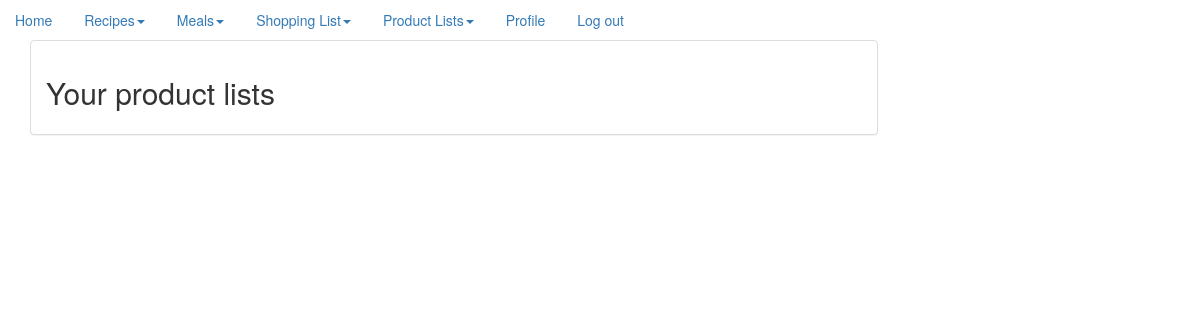
/product_lists/ (signed in), run on an earlier commit of the app's database.
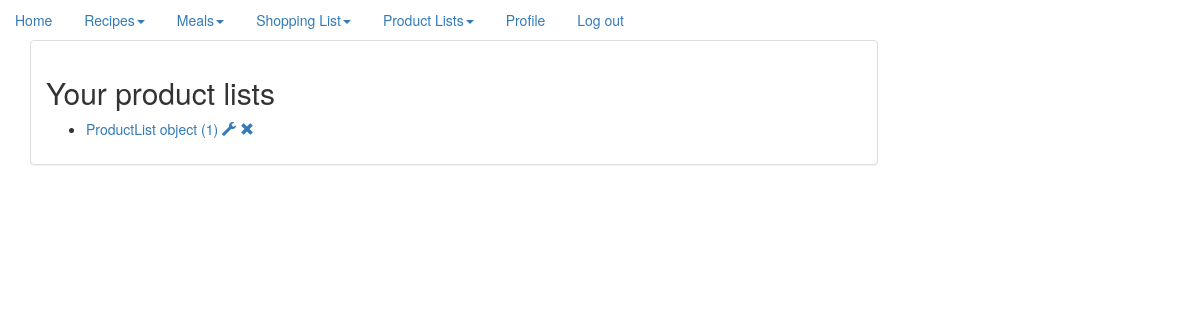
And on a later commit of the database.
### recipe/models.py (models this page shows)
class ProductList(models.Model):
    user = models.ForeignKey(User, on_delete=models.CASCADE)
    quantity = models.IntegerField()
    items = models.ForeignKey(ProductDetails)
    card = models.CharField(max_length=1024, blank=True)
    class Meta:
        ordering = ["-id"]

### website/views.py (the view)
# urls.py: url(r'^product_lists/', ShowProductLists.as_view()),
class ShowProductLists(LoginRequiredMixin, ListView):
    context_object_name = 'product_list'
    queryset = ProductList.objects.all()
    def get_context_data(self, **kwargs):
        queryset = ProductList.objects.filter(user=self.request.user)
        context = {
            'paginator': None,
            'page_obj': None,
            'is_paginated': False,
            'object_list': queryset,
        }
        context.update(kwargs)
        return context

### templates/recipe/productlist_list.html
{% extends "base.html" %}
{% block content %}
    <h2>Your product lists</h2>
    <ul>
        {% for product_list in object_list %}
            <li><a href="/product/{{ product_list.id }}">{{ product_list }} </a>
                <a href="/edit_product/{{ product_list.id }}"><span class="glyphicon glyphicon glyphicon-wrench"
                                                                    aria-hidden="true"></span></a>
                <a href="/delete_product/{{ product_list.id }}"><span
                        class="glyphicon glyphicon glyphicon-remove"
                        aria-hidden="true"></span></a>
            </li>
        {% endfor %}
    </ul>
{% endblock %}

What changed in the data, as far as the page shows it:
added ProductList: id "ProductList object (1)"
